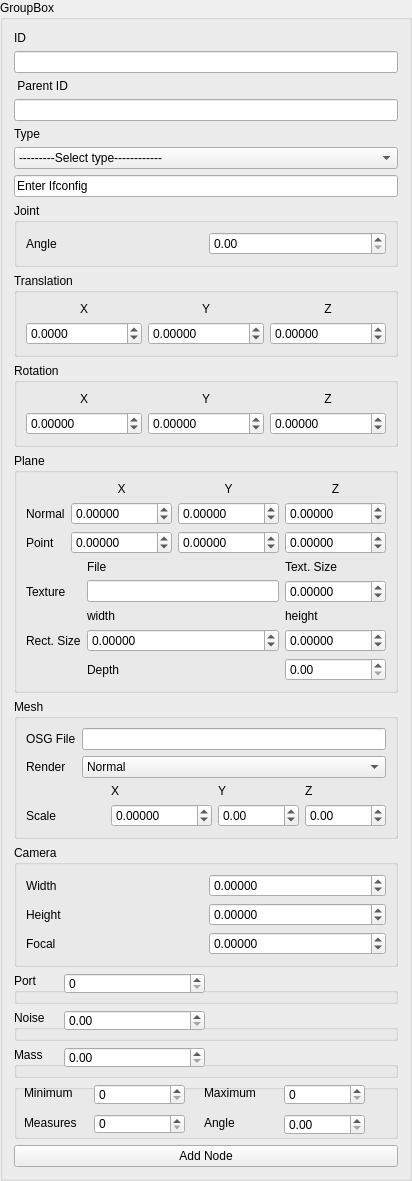
        <widget class="QGroupBox" name="groupBox_2">
         <property name="sizePolicy">
          <sizepolicy hsizetype="Expanding" vsizetype="MinimumExpanding">
           <horstretch>1</horstretch>
           <verstretch>1</verstretch>
          </sizepolicy>
         </property>
         <property name="minimumSize">
          <size>
           <width>200</width>
           <height>400</height>
          </size>
         </property>
         <property name="maximumSize">
          <size>
           <width>16777215</width>
           <height>16777215</height>
          </size>
         </property>
         <property name="title">
          <string>GroupBox</string>
         </property>
         <layout class="QVBoxLayout" name="verticalLayout">
          <item>
           <widget class="QLabel" name="label_5">
            <property name="text">
             <string>ID</string>
            </property>
           </widget>
          </item>
          <item>
           <widget class="QLineEdit" name="newid"/>
          </item>
          <item>
           <widget class="QLabel" name="label">
            <property name="text">
             <string> Parent ID</string>
            </property>
           </widget>
          </item>
          <item>
           <widget class="QLineEdit" name="parenta"/>
          </item>
          <item>
           <widget class="QLabel" name="label_2">
            <property name="text">
             <string>Type</string>
            </property>
           </widget>
          </item>
          <item>
           <widget class="QComboBox" name="Typea">
            <item>
             <property name="text">
              <string>---------Select type------------</string>
             </property>
            </item>
            <item>
             <property name="text">
              <string>transform</string>
             </property>
            </item>
            <item>
             <property name="text">
              <string>mesh</string>
             </property>
            </item>
            <item>
             <property name="text">
              <string>plane</string>
             </property>
            </item>
            <item>
             <property name="text">
              <string>camera</string>
             </property>
            </item>
            <item>
             <property name="text">
              <string>imu</string>
             </property>
            </item>
            <item>
             <property name="text">
              <string>rgbd</string>
             </property>
            </item>
            <item>
             <property name="text">
              <string>laser</string>
             </property>
            </item>
           </widget>
          </item>
          <item>
           <widget class="QLineEdit" name="Ifconfiga">
            <property name="text">
             <string>Enter Ifconfig</string>
            </property>
           </widget>
          </item>
          <item>
           <widget class="QGroupBox" name="jointGroup_2">
            <property name="minimumSize">
             <size>
              <width>0</width>
              <height>60</height>
             </size>
            </property>
            <property name="title">
             <string>Joint</string>
            </property>
            <layout class="QHBoxLayout" name="horizontalLayout_5">
             <item>
              <widget class="QLabel" name="label_57">
               <property name="text">
                <string>Angle</string>
               </property>
              </widget>
             </item>
             <item>
              <widget class="QDoubleSpinBox" name="jointAngle_2"/>
             </item>
            </layout>
           </widget>
          </item>
          <item>
           <widget class="QGroupBox" name="translationGroup_2">
            <property name="sizePolicy">
             <sizepolicy hsizetype="Preferred" vsizetype="Expanding">
              <horstretch>0</horstretch>
              <verstretch>0</verstretch>
             </sizepolicy>
            </property>
            <property name="minimumSize">
             <size>
              <width>0</width>
              <height>80</height>
             </size>
            </property>
            <property name="title">
             <string>Translation</string>
            </property>
            <layout class="QGridLayout" name="gridLayout_8">
             <item row="0" column="0">
              <widget class="QLabel" name="label_58">
               <property name="text">
                <string>X</string>
               </property>
               <property name="alignment">
                <set>Qt::AlignCenter</set>
               </property>
              </widget>
             </item>
             <item row="0" column="2">
              <widget class="QLabel" name="label_59">
               <property name="text">
                <string>Z</string>
               </property>
               <property name="alignment">
                <set>Qt::AlignCenter</set>
               </property>
              </widget>
             </item>
             <item row="0" column="1">
              <widget class="QLabel" name="label_60">
               <property name="text">
                <string>Y</string>
               </property>
               <property name="alignment">
                <set>Qt::AlignCenter</set>
               </property>
              </widget>
             </item>
             <item row="1" column="0">
              <widget class="QDoubleSpinBox" name="tx_2">
               <property name="decimals">
                <number>4</number>
               </property>
               <property name="minimum">
                <double>-10000.000000000000000</double>
               </property>
               <property name="maximum">
                <double>10000.000000000000000</double>
               </property>
               <property name="singleStep">
                <double>0.010000000000000</double>
               </property>
              </widget>
             </item>
             <item row="1" column="1">
              <widget class="QDoubleSpinBox" name="ty_2">
               <property name="decimals">
                <number>5</number>
               </property>
               <property name="minimum">
                <double>-10000.000000000000000</double>
               </property>
               <property name="maximum">
                <double>10000.000000000000000</double>
               </property>
               <property name="singleStep">
                <double>0.010000000000000</double>
               </property>
              </widget>
             </item>
             <item row="1" column="2">
              <widget class="QDoubleSpinBox" name="tz_2">
               <property name="decimals">
                <number>5</number>
               </property>
               <property name="minimum">
                <double>-10000.000000000000000</double>
               </property>
               <property name="maximum">
                <double>10000.000000000000000</double>
               </property>
               <property name="singleStep">
                <double>0.010000000000000</double>
               </property>
              </widget>
             </item>
            </layout>
           </widget>
          </item>
          <item>
           <widget class="QGroupBox" name="rotationGroup_2">
            <property name="sizePolicy">
             <sizepolicy hsizetype="Preferred" vsizetype="Expanding">
              <horstretch>0</horstretch>
              <verstretch>0</verstretch>
             </sizepolicy>
            </property>
            <property name="minimumSize">
             <size>
              <width>0</width>
              <height>80</height>
             </size>
            </property>
            <property name="title">
             <string>Rotation</string>
            </property>
            <layout class="QGridLayout" name="gridLayout_9">
             <item row="0" column="2">
              <widget class="QLabel" name="label_61">
               <property name="text">
                <string>Z</string>
               </property>
               <property name="alignment">
                <set>Qt::AlignCenter</set>
               </property>
              </widget>
             </item>
             <item row="0" column="0">
              <widget class="QLabel" name="label_62">
               <property name="text">
                <string>X</string>
               </property>
               <property name="alignment">
                <set>Qt::AlignCenter</set>
               </property>
              </widget>
             </item>
             <item row="2" column="2">
              <widget class="QDoubleSpinBox" name="rz_2">
               <property name="decimals">
                <number>5</number>
               </property>
               <property name="minimum">
                <double>-10000.000000000000000</double>
               </property>
               <property name="maximum">
                <double>10000.000000000000000</double>
               </property>
               <property name="singleStep">
                <double>0.010000000000000</double>
               </property>
              </widget>
             </item>
             <item row="0" column="1">
              <widget class="QLabel" name="label_63">
               <property name="text">
                <string>Y</string>
               </property>
               <property name="alignment">
                <set>Qt::AlignCenter</set>
               </property>
              </widget>
             </item>
             <item row="2" column="0">
              <widget class="QDoubleSpinBox" name="rx_2">
               <property name="decimals">
                <number>5</number>
               </property>
               <property name="minimum">
                <double>-10000.000000000000000</double>
               </property>
               <property name="maximum">
                <double>10000.000000000000000</double>
               </property>
               <property name="singleStep">
                <double>0.010000000000000</double>
               </property>
              </widget>
             </item>
             <item row="2" column="1">
              <widget class="QDoubleSpinBox" name="ry_2">
               <property name="decimals">
                <number>5</number>
               </property>
               <property name="minimum">
                <double>-10000.000000000000000</double>
               </property>
               <property name="maximum">
                <double>10000.000000000000000</double>
               </property>
               <property name="singleStep">
                <double>0.010000000000000</double>
               </property>
              </widget>
             </item>
            </layout>
           </widget>
          </item>
          <item>
           <widget class="QGroupBox" name="planeGroup_2">
            <property name="sizePolicy">
             <sizepolicy hsizetype="Preferred" vsizetype="Expanding">
              <horstretch>0</horstretch>
              <verstretch>0</verstretch>
             </sizepolicy>
            </property>
            <property name="minimumSize">
             <size>
              <width>0</width>
              <height>160</height>
             </size>
            </property>
            <property name="title">
             <string>Plane</string>
            </property>
            <layout class="QGridLayout" name="gridLayout_16">
             <item row="0" column="0">
              <layout class="QGridLayout" name="gridLayout_17">
               <item row="1" column="3">
                <widget class="QDoubleSpinBox" name="pnz_2">
                 <property name="decimals">
                  <number>5</number>
                 </property>
                 <property name="minimum">
                  <double>-10000.000000000000000</double>
                 </property>
                 <property name="maximum">
                  <double>10000.000000000000000</double>
                 </property>
                 <property name="singleStep">
                  <double>0.010000000000000</double>
                 </property>
                </widget>
               </item>
               <item row="2" column="0">
                <widget class="QLabel" name="label_64">
                 <property name="text">
                  <string>Point</string>
                 </property>
                </widget>
               </item>
               <item row="2" column="1">
                <widget class="QDoubleSpinBox" name="px_2">
                 <property name="decimals">
                  <number>5</number>
                 </property>
                 <property name="minimum">
                  <double>-10000.000000000000000</double>
                 </property>
                 <property name="maximum">
                  <double>10000.000000000000000</double>
                 </property>
                 <property name="singleStep">
                  <double>0.010000000000000</double>
                 </property>
                </widget>
               </item>
               <item row="1" column="2">
                <widget class="QDoubleSpinBox" name="pny_2">
                 <property name="decimals">
                  <number>5</number>
                 </property>
                 <property name="minimum">
                  <double>-10000.000000000000000</double>
                 </property>
                 <property name="maximum">
                  <double>10000.000000000000000</double>
                 </property>
                 <property name="singleStep">
                  <double>0.010000000000000</double>
                 </property>
                </widget>
               </item>
               <item row="2" column="3">
                <widget class="QDoubleSpinBox" name="pz_2">
                 <property name="decimals">
                  <number>5</number>
                 </property>
                 <property name="minimum">
                  <double>-10000.000000000000000</double>
                 </property>
                 <property name="maximum">
                  <double>10000.000000000000000</double>
                 </property>
                 <property name="singleStep">
                  <double>0.010000000000000</double>
                 </property>
                </widget>
               </item>
               <item row="2" column="2">
                <widget class="QDoubleSpinBox" name="py_2">
                 <property name="decimals">
                  <number>5</number>
                 </property>
                 <property name="minimum">
                  <double>-10000.000000000000000</double>
                 </property>
                 <property name="maximum">
                  <double>10000.000000000000000</double>
                 </property>
                 <property name="singleStep">
                  <double>0.010000000000000</double>
                 </property>
                </widget>
               </item>
               <item row="0" column="3">
                <widget class="QLabel" name="label_65">
                 <property name="text">
                  <string>Z</string>
                 </property>
                 <property name="alignment">
                  <set>Qt::AlignCenter</set>
                 </property>
                </widget>
               </item>
               <item row="1" column="0">
                <widget class="QLabel" name="label_66">
                 <property name="text">
                  <string>Normal</string>
                 </property>
                </widget>
               </item>
               <item row="0" column="1">
                <widget class="QLabel" name="label_67">
                 <property name="text">
                  <string>X</string>
                 </property>
                 <property name="alignment">
                  <set>Qt::AlignCenter</set>
                 </property>
                </widget>
               </item>
               <item row="0" column="2">
                <widget class="QLabel" name="label_68">
                 <property name="text">
                  <string>Y</string>
                 </property>
                 <property name="alignment">
                  <set>Qt::AlignCenter</set>
                 </property>
                </widget>
               </item>
               <item row="1" column="1">
                <widget class="QDoubleSpinBox" name="pnx_2">
                 <property name="decimals">
                  <number>5</number>
                 </property>
                 <property name="minimum">
                  <double>-10000.000000000000000</double>
                 </property>
                 <property name="maximum">
                  <double>10000.000000000000000</double>
                 </property>
                 <property name="singleStep">
                  <double>0.010000000000000</double>
                 </property>
                </widget>
               </item>
              </layout>
             </item>
             <item row="1" column="0">
              <layout class="QGridLayout" name="gridLayout_18">
               <item row="2" column="0">
                <widget class="QLabel" name="label_69">
                 <property name="text">
                  <string>Texture</string>
                 </property>
                </widget>
               </item>
               <item row="1" column="2">
                <widget class="QLabel" name="label_70">
                 <property name="text">
                  <string>Text. Size</string>
                 </property>
                </widget>
               </item>
               <item row="2" column="1">
                <widget class="QLineEdit" name="texture_2"/>
               </item>
               <item row="3" column="2">
                <widget class="QLabel" name="label_71">
                 <property name="text">
                  <string>height</string>
                 </property>
                </widget>
               </item>
               <item row="1" column="1">
                <widget class="QLabel" name="label_72">
                 <property name="text">
                  <string>File</string>
                 </property>
                </widget>
               </item>
               <item row="2" column="2">
                <widget class="QDoubleSpinBox" name="textureSize_2">
                 <property name="decimals">
                  <number>5</number>
                 </property>
                 <property name="minimum">
                  <double>-10000.000000000000000</double>
                 </property>
                 <property name="maximum">
                  <double>10000.000000000000000</double>
                 </property>
                 <property name="singleStep">
                  <double>0.010000000000000</double>
                 </property>
                </widget>
               </item>
               <item row="3" column="1">
                <widget class="QLabel" name="label_73">
                 <property name="text">
                  <string>width</string>
                 </property>
                </widget>
               </item>
               <item row="4" column="0">
                <widget class="QLabel" name="label_74">
                 <property name="text">
                  <string>Rect. Size</string>
                 </property>
                </widget>
               </item>
               <item row="4" column="1">
                <widget class="QDoubleSpinBox" name="rectangleWidth_2">
                 <property name="decimals">
                  <number>5</number>
                 </property>
                 <property name="minimum">
                  <double>-10000.000000000000000</double>
                 </property>
                 <property name="maximum">
                  <double>10000.000000000000000</double>
                 </property>
                 <property name="singleStep">
                  <double>0.010000000000000</double>
                 </property>
                </widget>
               </item>
               <item row="4" column="2">
                <widget class="QDoubleSpinBox" name="rectangleHeight_2">
                 <property name="decimals">
                  <number>5</number>
                 </property>
                 <property name="minimum">
                  <double>-10000.000000000000000</double>
                 </property>
                 <property name="maximum">
                  <double>10000.000000000000000</double>
                 </property>
                 <property name="singleStep">
                  <double>0.010000000000000</double>
                 </property>
                </widget>
               </item>
               <item row="5" column="1">
                <widget class="QLabel" name="label_3">
                 <property name="text">
                  <string>Depth</string>
                 </property>
                </widget>
               </item>
               <item row="5" column="2">
                <widget class="QDoubleSpinBox" name="dep">
                 <property name="minimum">
                  <double>0.000000000000000</double>
                 </property>
                 <property name="maximum">
                  <double>100000.000000000000000</double>
                 </property>
                </widget>
               </item>
              </layout>
             </item>
            </layout>
           </widget>
          </item>
          <item>
           <widget class="QGroupBox" name="meshGroup_2">
            <property name="sizePolicy">
             <sizepolicy hsizetype="Preferred" vsizetype="Expanding">
              <horstretch>0</horstretch>
              <verstretch>0</verstretch>
             </sizepolicy>
            </property>
            <property name="minimumSize">
             <size>
              <width>0</width>
              <height>100</height>
             </size>
            </property>
            <property name="title">
             <string>Mesh</string>
            </property>
            <layout class="QVBoxLayout" name="verticalLayout_9">
             <item>
              <layout class="QGridLayout" name="gridLayout_19">
               <item row="0" column="1">
                <widget class="QLineEdit" name="osgFile_2"/>
               </item>
               <item row="0" column="0">
                <widget class="QLabel" name="label_75">
                 <property name="text">
                  <string>OSG File</string>
                 </property>
                </widget>
               </item>
               <item row="1" column="0">
                <widget class="QLabel" name="label_76">
                 <property name="text">
                  <string>Render</string>
                 </property>
                </widget>
               </item>
               <item row="1" column="1">
                <widget class="QComboBox" name="renderMode_2">
                 <item>
                  <property name="text">
                   <string>Normal</string>
                  </property>
                 </item>
                 <item>
                  <property name="text">
                   <string>Wireframe</string>
                  </property>
                 </item>
                </widget>
               </item>
              </layout>
             </item>
             <item>
              <layout class="QGridLayout" name="gridLayout_20">
               <item row="1" column="0">
                <widget class="QLabel" name="label_77">
                 <property name="text">
                  <string>Scale</string>
                 </property>
                </widget>
               </item>
               <item row="0" column="1">
                <widget class="QLabel" name="label_78">
                 <property name="text">
                  <string>X</string>
                 </property>
                </widget>
               </item>
               <item row="1" column="1">
                <widget class="QDoubleSpinBox" name="scalex_2">
                 <property name="decimals">
                  <number>5</number>
                 </property>
                 <property name="minimum">
                  <double>-10000.000000000000000</double>
                 </property>
                 <property name="maximum">
                  <double>10000.000000000000000</double>
                 </property>
                 <property name="singleStep">
                  <double>0.010000000000000</double>
                 </property>
                </widget>
               </item>
               <item row="0" column="2">
                <widget class="QLabel" name="label_79">
                 <property name="text">
                  <string>Y</string>
                 </property>
                </widget>
               </item>
               <item row="0" column="3">
                <widget class="QLabel" name="label_80">
                 <property name="text">
                  <string>Z</string>
                 </property>
                </widget>
               </item>
               <item row="1" column="2">
                <widget class="QDoubleSpinBox" name="scaley_2">
                 <property name="minimum">
                  <double>-10000.000000000000000</double>
                 </property>
                 <property name="maximum">
                  <double>10000.000000000000000</double>
                 </property>
                </widget>
               </item>
               <item row="1" column="3">
                <widget class="QDoubleSpinBox" name="scalez_2">
                 <property name="minimum">
                  <double>-10000.000000000000000</double>
                 </property>
                 <property name="maximum">
                  <double>10000.000000000000000</double>
                 </property>
                </widget>
               </item>
              </layout>
             </item>
            </layout>
           </widget>
          </item>
          <item>
           <widget class="QGroupBox" name="cameraGroup_2">
            <property name="sizePolicy">
             <sizepolicy hsizetype="Preferred" vsizetype="Expanding">
              <horstretch>0</horstretch>
              <verstretch>0</verstretch>
             </sizepolicy>
            </property>
            <property name="minimumSize">
             <size>
              <width>0</width>
              <height>100</height>
             </size>
            </property>
            <property name="title">
             <string>Camera</string>
            </property>
            <layout class="QGridLayout" name="gridLayout_21">
             <item row="1" column="0">
              <widget class="QLabel" name="label_82">
               <property name="text">
                <string>Height</string>
               </property>
              </widget>
             </item>
             <item row="0" column="1">
              <widget class="QDoubleSpinBox" name="cwidth_2">
               <property name="decimals">
                <number>5</number>
               </property>
               <property name="minimum">
                <double>-10000.000000000000000</double>
               </property>
               <property name="maximum">
                <double>10000.000000000000000</double>
               </property>
               <property name="singleStep">
                <double>0.010000000000000</double>
               </property>
              </widget>
             </item>
             <item row="0" column="0">
              <widget class="QLabel" name="label_81">
               <property name="text">
                <string>Width</string>
               </property>
              </widget>
             </item>
             <item row="2" column="0">
              <widget class="QLabel" name="label_83">
               <property name="text">
                <string>Focal</string>
               </property>
              </widget>
             </item>
             <item row="1" column="1">
              <widget class="QDoubleSpinBox" name="cheight_2">
               <property name="decimals">
                <number>5</number>
               </property>
               <property name="minimum">
                <double>-10000.000000000000000</double>
               </property>
               <property name="maximum">
                <double>10000.000000000000000</double>
               </property>
               <property name="singleStep">
                <double>0.010000000000000</double>
               </property>
              </widget>
             </item>
             <item row="2" column="1">
              <widget class="QDoubleSpinBox" name="focal_2">
               <property name="decimals">
                <number>5</number>
               </property>
               <property name="minimum">
                <double>-10000.000000000000000</double>
               </property>
               <property name="maximum">
                <double>10000.000000000000000</double>
               </property>
               <property name="singleStep">
                <double>0.010000000000000</double>
               </property>
              </widget>
             </item>
            </layout>
           </widget>
          </item>
          <item>
           <widget class="QGroupBox" name="portBox">
            <property name="title">
             <string>Port</string>
            </property>
            <widget class="QSpinBox" name="porta">
             <property name="geometry">
              <rect>
               <x>50</x>
               <y>0</y>
               <width>141</width>
               <height>21</height>
              </rect>
             </property>
             <property name="maximum">
              <number>100000</number>
             </property>
            </widget>
           </widget>
          </item>
          <item>
           <widget class="QGroupBox" name="noiseBox">
            <property name="title">
             <string>Noise</string>
            </property>
            <widget class="QDoubleSpinBox" name="noisea">
             <property name="geometry">
              <rect>
               <x>50</x>
               <y>0</y>
               <width>141</width>
               <height>21</height>
              </rect>
             </property>
             <property name="maximum">
              <double>10000.989999999999782</double>
             </property>
            </widget>
           </widget>
          </item>
          <item>
           <widget class="QGroupBox" name="massBox">
            <property name="title">
             <string>Mass</string>
            </property>
            <widget class="QDoubleSpinBox" name="massa">
             <property name="geometry">
              <rect>
               <x>50</x>
               <y>0</y>
               <width>141</width>
               <height>21</height>
              </rect>
             </property>
             <property name="maximum">
              <double>10000.989999999999782</double>
             </property>
            </widget>
           </widget>
          </item>
          <item>
           <widget class="QGroupBox" name="laserBox">
            <property name="minimumSize">
             <size>
              <width>0</width>
              <height>55</height>
             </size>
            </property>
            <property name="title">
             <string/>
            </property>
            <widget class="QLabel" name="label_4">
             <property name="geometry">
              <rect>
               <x>10</x>
               <y>0</y>
               <width>67</width>
               <height>17</height>
              </rect>
             </property>
             <property name="text">
              <string>Minimum</string>
             </property>
            </widget>
            <widget class="QSpinBox" name="Mina">
             <property name="geometry">
              <rect>
               <x>80</x>
               <y>0</y>
               <width>91</width>
               <height>21</height>
              </rect>
             </property>
             <property name="maximum">
              <number>100000</number>
             </property>
            </widget>
            <widget class="QLabel" name="label_6">
             <property name="geometry">
              <rect>
               <x>190</x>
               <y>0</y>
               <width>67</width>
               <height>17</height>
              </rect>
             </property>
             <property name="text">
              <string>Maximum</string>
             </property>
            </widget>
            <widget class="QSpinBox" name="Maxa">
             <property name="geometry">
              <rect>
               <x>270</x>
               <y>0</y>
               <width>81</width>
               <height>21</height>
              </rect>
             </property>
             <property name="maximum">
              <number>100000</number>
             </property>
            </widget>
            <widget class="QLabel" name="label_7">
             <property name="geometry">
              <rect>
               <x>10</x>
               <y>30</y>
               <width>67</width>
               <height>17</height>
              </rect>
             </property>
             <property name="text">
              <string>Measures</string>
             </property>
            </widget>
            <widget class="QSpinBox" name="measurea">
             <property name="geometry">
              <rect>
               <x>80</x>
               <y>30</y>
               <width>91</width>
               <height>20</height>
              </rect>
             </property>
             <property name="maximum">
              <number>100000</number>
             </property>
            </widget>
            <widget class="QLabel" name="label_8">
             <property name="geometry">
              <rect>
               <x>190</x>
               <y>30</y>
               <width>67</width>
               <height>17</height>
              </rect>
             </property>
             <property name="text">
              <string>Angle</string>
             </property>
            </widget>
            <widget class="QDoubleSpinBox" name="anglea">
             <property name="geometry">
              <rect>
               <x>270</x>
               <y>30</y>
               <width>81</width>
               <height>21</height>
              </rect>
             </property>
             <property name="maximum">
              <double>10000.989999999999782</double>
             </property>
            </widget>
           </widget>
          </item>
          <item>
           <widget class="QPushButton" name="addNodeButton">
            <property name="text">
             <string>Add Node</string>
            </property>
           </widget>
          </item>
         </layout>
        </widget>
